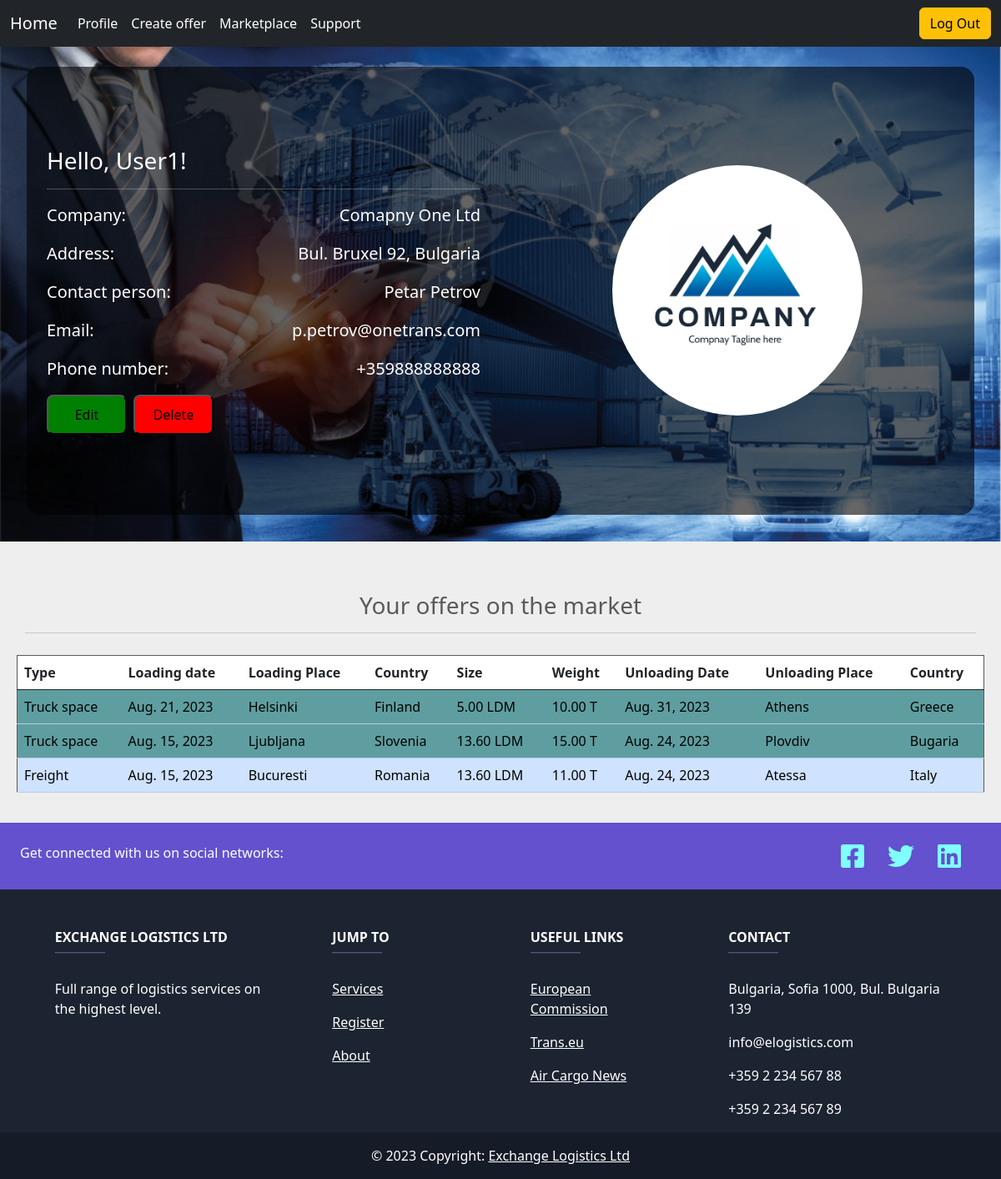
/exchange/2/profile/ (signed in), run on the app's committed database.
### ExchangeLogistics/accounts/models.py (models this page shows, shortened)
class CompanyProfile(models.Model):
    user = models.OneToOneField(
        UserModel,
        primary_key=True,
        on_delete=models.CASCADE,
    )
    company_name = models.CharField(max_length=100)
    country = models.CharField(max_length=50, validators=(name_validator,),)
    city = models.CharField(max_length=50, validators=(name_validator,),)
    address = models.CharField(max_length=300)
    contact_person = models.CharField(max_length=100, validators=(name_validator,),)
    company_email = models.CharField(
        max_length=100,
        blank=False,
        null=False,
        validators=(EmailValidator(),)
    )
    phone_number = models.CharField(
        max_length=20,
    )
    logo = models.ImageField(
        upload_to='logos',
        blank=True,
    )

class CustomUser(AbstractBaseUser, PermissionsMixin):
    username_validator = UnicodeUsernameValidator()
    REQUIRED_FIELDS = []
    username = models.CharField(
        _("username"),
        max_length=150,
        unique=True,
        help_text=_(
            "Required. 150 characters or fewer. Letters, digits and @/./+/-/_ only."
        ),
        validators=[username_validator],
        error_messages={
            "unique": _("A user with that username already exists."),
        },
    )
    date_joined = models.DateTimeField(default=timezone.now)
    is_staff = models.BooleanField(default=False)
    objects = AppUSerManager()
    USERNAME_FIELD = "username"

### ExchangeLogistics/exchange/models.py (models this page shows, shortened)
class Offer(models.Model):
    TYPES = (('Freight', 'Freight'), ('Truck space', 'Truck space'))
    created_on = models.DateTimeField(auto_now_add=True)
    offer_type = models.CharField(
        max_length=50,
        choices=TYPES,
        default='Freight'
    )
    loading_date = models.DateField()
    loading_country = models.CharField(max_length=50)
    loading_place = models.CharField(max_length=50)
    load_size = models.DecimalField(
        validators=((validate_load_size,)),
        max_digits=4,
        decimal_places=2,
        help_text='Value between 0 and 15 meters.'
    )
    weight = models.DecimalField(validators=((validate_load_weight,)),
                                 max_digits=4,
                                 decimal_places=2,
                                 help_text='Value between 0 and 28 tons.',
                                 )
    unloading_date = models.DateField(validators=(date_validator,))
    unloading_country = models.CharField(max_length=50)
    unloading_place = models.CharField(max_length=50)
    company = models.ForeignKey(
        UserModel,
        on_delete=models.CASCADE,
        blank=True,
        null=True,
    )
    comment = models.TextField(blank=True, null=True)
    price = models.DecimalField(validators=((validate_price,)),
                                 max_digits=6,
                                 decimal_places=2,
                                verbose_name='Price in EURO',
                                null=True,
                                blank=True,
                                 )

### ExchangeLogistics/exchange/views.py (the view)
class CompanyProfileView(LoginRequiredMixin, generic.DetailView):
    model = CompanyProfile
    template_name = 'exchange/company_profile.html'
    def get_context_data(self, **kwargs):
        context = super().get_context_data(**kwargs)
        context['user'] = UserModel.objects.get(pk=self.request.user.pk)
        context['offers'] = Offer.objects.filter(
            company=UserModel.objects.get(pk=self.object.pk)
        ).order_by('-created_on')
        return context

### templates/exchange/company_profile.html (shortened to what this page needs)
{% extends 'bases/base_logged_in.html' %}
{% load static %}
{% block page_content %}
    <div class="upper">
        <div class="container col-xxl-8 px-4 py-5" ;>
            <div class="row flex-lg-row-reverse align-items-center g-5 py-5">
                <div class="col-10 col-sm-8 col-lg-6">
                    {% if object.logo %}
                        <img src="/media/{{ object.logo }}" class="d-block mx-lg-auto img-fluid"
                             alt="Place for your logo" loading="lazy" width="300px" height="300px">
                    {% else %}
                        <img src="{% static 'images/shutterstock_583717939.jpg' %}" class="d-block mx-lg-auto img-fluid"
                             alt="Place for your logo" loading="lazy" width="300px" height="300px">
                    {% endif %}
                </div>
                <div class="col-lg-6">
                    {% if object.pk == user.pk %}
                        <h3> Hello, {{ user.username }}!</h3>
                        <hr>
                        <p class="lead"> Company: <span style="padding-left: 3em">{{ object.company_name }}</span></p>
                    {% else %}
                        <h1 class="display-5 fw-bold lh-1 mb-3" style="color: white">{{ object.company_name }}</h1>
                    {% endif %}
                    <p class="lead">Address:<span>{{ object.address }}, {{ object.country }}</span></p>
                    <p class="lead">Contact person: <span>{{ object.contact_person }}</span></p>
                    <p class="lead">Email: <span>{{ object.company_email }}</span></p>
                    <p class="lead">Phone number: <span>{{ object.phone_number }}</span></p>
                    {% if object.pk == user.pk %}
                        <div class="d-grid gap-2 d-md-flex justify-content-md-start">
                            <a href="{% url 'edit_profile' pk=object.pk %}">
                                <button type="button" class="edit-button">Edit</button>
                            </a>
                            <a href="{% url 'delete_profile' pk=user.pk %}">
                                <button type="button" class="del-button">Delete</button>
                            </a>
                        </div>
                    {% endif %}
                </div>
            </div>
        </div>
    </div>
    <div style="padding: 20px; padding-top: 50px">
        <div style="padding: 10px">
            {% if object.pk == user.pk %}
                <h3 class="section-offers">Your offers on the market</h3>
                <hr>
            {% else %}
                <h3 class="section-offers">Offers on the market</h3>
                <hr>
            {% endif %}
        </div>
        {% if offers %}
            <div class="bd-example-snippet bd-code-snippet">
                <div class="bd-example">
                    <table class="table table-hover" style="border: 1px solid">
                        <thead style="border: 1px solid">
                        <tr>
                            <th scope="col">Type</th>
                            <th scope="col">Loading date</th>
                            <th scope="col">Loading Place</th>
                            <th scope="col">Country</th>
                            <th scope="col">Size</th>
                            <th scope="col">Weight</th>
                            <th scope="col">Unloading Date</th>
                            <th scope="col">Unloading Place</th>
                            <th scope="col">Country</th>
                        </tr>
                        </thead>
                        <tbody>
                        {% for item in offers %}
                            {% if item.offer_type|stringformat:"s" == "Freight" %}
                                <tr class="table-primary">
                                    <td onclick="location.href='{% url 'offer_details' pk=item.pk %}'">{{ item.offer_type }}</td>
                                    <td onclick="location.href='{% url 'offer_details' pk=item.pk %}'">{{ item.loading_date }}</td>
                                    <td onclick="location.href='{% url 'offer_details' pk=item.pk %}'">{{ item.loading_place }}</td>
                                    <td onclick="location.href='{% url 'offer_details' pk=item.pk %}'">{{ item.loading_country }}</td>
                                    <td onclick="location.href='{% url 'offer_details' pk=item.pk %}'">{{ item.load_size }}
                                        LDM
                                    </td>
                                    <td onclick="location.href='{% url 'offer_details' pk=item.pk %}'">{{ item.weight }}
                                        T
                                    </td>
                                    <td onclick="location.href='{% url 'offer_details' pk=item.pk %}'">{{ item.unloading_date }}</td>
                                    <td onclick="location.href='{% url 'offer_details' pk=item.pk %}'">{{ item.unloading_place }}</td>
                                    <td onclick="location.href='{% url 'offer_details' pk=item.pk %}'">{{ item.unloading_country }}</td>
                                </tr>
                            {% else %}
                                <tr class="table-primary">
                                    <td onclick="location.href='{% url 'offer_details' pk=item.pk %}'"
                                        style="background-color: cadetblue">{{ item.offer_type }}</td>
                                    <td onclick="location.href='{% url 'offer_details' pk=item.pk %}'"
                                        style="background-color: cadetblue">{{ item.loading_date }}</td>
                                    <td onclick="location.href='{% url 'offer_details' pk=item.pk %}'"
                                        style="background-color: cadetblue">{{ item.loading_place }}</td>
                                    <td onclick="location.href='{% url 'offer_details' pk=item.pk %}'"
                                        style="background-color: cadetblue">{{ item.loading_country }}</td>
                                    <td onclick="location.href='{% url 'offer_details' pk=item.pk %}'"
                                        style="background-color: cadetblue">{{ item.load_size }} LDM
                                    </td>
                                    <td onclick="location.href='{% url 'offer_details' pk=item.pk %}'"
                                        style="background-color: cadetblue">{{ item.weight }} T
                                    </td>
                                    <td onclick="location.href='{% url 'offer_details' pk=item.pk %}'"
                                        style="background-color: cadetblue">{{ item.unloading_date }}</td>
                                    <td onclick="location.href='{% url 'offer_details' pk=item.pk %}'"
                                        style="background-color: cadetblue">{{ item.unloading_place }}</td>
                                    <td onclick="location.href='{% url 'offer_details' pk=item.pk %}'"
                                        style="background-color: cadetblue">{{ item.unloading_country }}</td>
                                </tr>
                            {% endif %}
                        {% endfor %}
                        </tbody>
                    </table>
                </div>
            </div>
        {% else %}
            <div>
                <h3 class="no-offers">You have no offers yet</h3>
            </div>
        {% endif %}
    </div>
{% endblock %}

### templates/bases/base_logged_in.html (shortened to what this page needs)
{% load static %}
<!doctype html>
<html lang="en">
<link href="https://cdn.jsdelivr.net/npm/bootstrap@5.3.0-alpha1/dist/css/bootstrap.min.css" rel="stylesheet"
>
<head>
    <link href="{% static 'CSS/carousel.css' %}" rel="stylesheet">
    <link rel="stylesheet" href="{% static 'CSS/company-profile.css' %}">
    <link rel="stylesheet" href="{% static 'CSS/order-list.css' %}">
    <link rel="stylesheet" href="{% static 'CSS/support.css' %}">
</head>
<body>
<header>
    <nav class="navbar navbar-expand-md navbar-dark fixed-top bg-dark">
        <div class="container-fluid">
            <a class="navbar-brand" href="{% url 'index' %}">Home</a>
            <div class="collapse navbar-collapse" id="navbarCollapse">
                <ul class="navbar-nav me-auto mb-2 mb-md-0">
                    <li class="nav-item">
                        <a class="nav-link active" href="{% url 'profile_details_company' pk=user.pk %}">Profile</a>
                    </li>
                    <li class="nav-item">
                        <a class="nav-link active" href="{% url 'create_offer' pk=user.pk %}">Create offer</a>
                    </li>
                    <li class="nav-item">
                        <a class="nav-link active" href="{% url 'list_offers' pk=user.pk %}">Marketplace</a>
                    </li>
                    <li class="nav-item">
                        <a class="nav-link active" href="{% url 'support' %}">Support</a>
                    </li>
                </ul>
                <div class="text-end">
                    <a href="{% url 'logout' %}">
                        <button type="button" class="btn btn-warning">Log Out</button>
                    </a>
                </div>
            </div>
        </div>
    </nav>
</header>
{% block page_content %}
{% endblock %}
<div  style="margin-bottom: 0;">
    <footer
            class="text-center text-lg-start text-white"
            style="background-color: #1c2331"
            >
      <section
               class="d-flex justify-content-between p-4"
               style="background-color: #6351ce"
               >
        <div class="me-5">
          <span>Get connected with us on social networks:</span>
        </div>
        <div>
          <a href="" class="text-white me-4">
            <i class="fab fa-facebook-f"></i></a>
          <a href="" class="text-white me-4">
            <i class="fab fa-twitter"></i></a>
          <a href="" class="text-white me-4">
            <i class="fab fa-linkedin"></i>
          </a>
        </div>
      </section>
      <section class="">
        <div class="container text-center text-md-start mt-5">
          <div class="row mt-3">
            <div class="col-md-3 col-lg-4 col-xl-3 mx-auto mb-4">
              <h6 class="text-uppercase fw-bold">Exchange Logistics Ltd</h6>
              <hr
                  class="mb-4 mt-0 d-inline-block mx-auto"
                  style="width: 60px; background-color: #7c4dff; height: 2px"
                  />
              <p>
                Full range of logistics services on the highest level.
              </p>
            </div>
            <div class="col-md-2 col-lg-2 col-xl-2 mx-auto mb-4">
              <h6 class="text-uppercase fw-bold">Jump To</h6>
              <hr
                  class="mb-4 mt-0 d-inline-block mx-auto"
                  style="width: 60px; background-color: #7c4dff; height: 2px"
                  />
              <p>
                <a href="{% url 'services_main' %}" class="text-white">Services</a>
              </p>
              <p>
                <a href="{% url 'register' %}" class="text-white">Register</a>
              </p>
              <p>
                <a href="{% url 'about' %}" class="text-white">About</a>
              </p>
            </div>
            <div class="col-md-3 col-lg-2 col-xl-2 mx-auto mb-4">
              <h6 class="text-uppercase fw-bold">Useful links</h6>
              <hr
                  class="mb-4 mt-0 d-inline-block mx-auto"
                  style="width: 60px; background-color: #7c4dff; height: 2px"
                  />
              <p>
                <a href="https://transport.ec.europa.eu/news-events/news_en" class="text-white">European Commission</a>
              </p>
              <p>
                <a href="https://www.trans.eu/en/blog/" class="text-white">Trans.eu</a>
              </p>
              <p>
                <a href="https://www.aircargonews.net/category/region/europe/" class="text-white">Air Cargo News</a>
              </p>
            </div>
            <div class="col-md-4 col-lg-3 col-xl-3 mx-auto mb-md-0 mb-4">
              <h6 class="text-uppercase fw-bold">Contact</h6>
              <hr
                  class="mb-4 mt-0 d-inline-block mx-auto"
                  style="width: 60px; background-color: #7c4dff; height: 2px"
                  />
              <p> Bulgaria, Sofia 1000, Bul. Bulgaria 139</p>
              <p> info@elogistics.com</p>
              <p> +359 2 234 567 88</p>
              <p> +359 2 234 567 89</p>
            </div>
          </div>
        </div>
      </section>
      <div
           class="text-center p-3"
           style="background-color: rgba(0, 0, 0, 0.2)"
           >
        © 2023 Copyright:
        <a class="text-white" href="#"
           >Exchange Logistics Ltd</a
          >
      </div>
    </footer>
  </div>
</body>

### data on the page
CompanyProfile: logo (picture), company_name "Comapny One Ltd", address "Bul. Bruxel 92", country "Bulgaria", contact_person "Petar Petrov", company_email "p.petrov@onetrans.com", phone_number "+359888888888"
CustomUser: username "User1"
Offer: offer_type "Truck space", loading_date "Aug. 21, 2023", loading_place "Helsinki", loading_country "Finland", load_size "5.00", weight "10.00", unloading_date "Aug. 31, 2023", unloading_place "Athens", unloading_country "Greece"
Offer: offer_type "Truck space", loading_date "Aug. 15, 2023", loading_place "Ljubljana", loading_country "Slovenia", load_size "13.60", weight "15.00", unloading_date "Aug. 24, 2023", unloading_place "Plovdiv", unloading_country "Bugaria"
Offer: offer_type "Freight", loading_date "Aug. 15, 2023", loading_place "Bucuresti", loading_country "Romania", load_size "13.60", weight "11.00", unloading_date "Aug. 24, 2023", unloading_place "Atessa", unloading_country "Italy"
